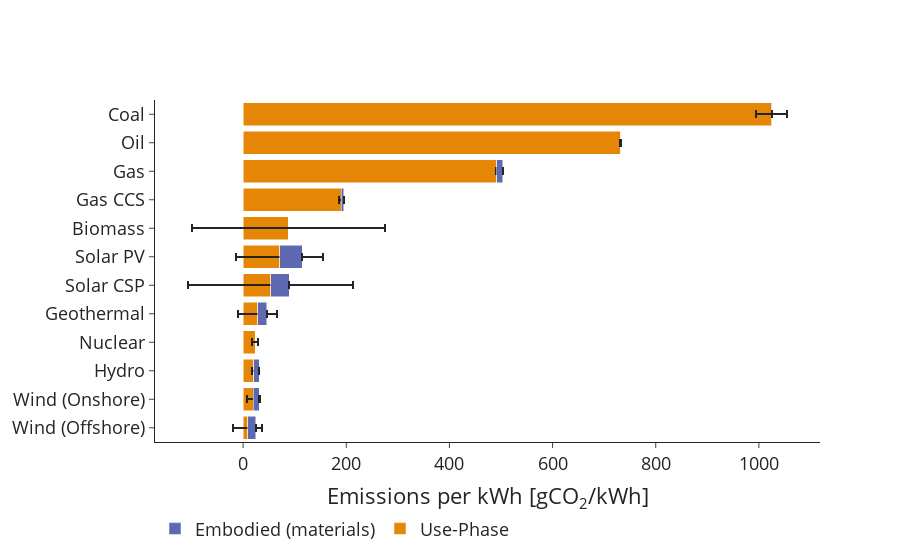

Notebook code cell kept with this figure:
### Markdown cell above
## Embodied vs use-phase

### Code cell
# Embodied vs use phase

EU = pd.read_excel(mypath+'Excel_model_material_implications_energy_systems.xlsx', sheet_name = 'Graph', 
                skiprows = 44, usecols = "B,T:V", nrows = 15)
EU.rename(columns = {'Unnamed: 1':'tech'}, inplace = True)
EU = EU[EU['tech']!= 'Wind']

EE_u = pd.read_excel(mypath+'Excel_model_material_implications_energy_systems.xlsx', 
                   sheet_name = 'Graph', 
                skiprows = 63, usecols = "B:C", nrows = 15)
EE_u.rename(columns = {'Unnamed: 1':'tech'}, inplace = True)

# EE is the same as e_E_tot

colors = px.colors.qualitative.Vivid

df = [EU,E_tech]
dnames = ['EU','E_tech']

datae_u = EU[['tech','STANDARD ERROR']].rename(columns = {'STANDARD ERROR':'error'})
datae_u = datae_u[~datae_u['tech'].isin(['Hydrogen','BECCS','Coal CCS'])]
datae_e = datae.append(e_E_tot.reset_index().rename(columns = {0:'error'}))
datae_e = datae_e[~datae_e['tech'].isin(['Hydrogen','BECCS','Coal CCS'])]

# sorting data based on use phase

fig = go.Figure()
for d, dn, c in zip(df, dnames, colors[0:2]): 
    if dn == 'EU': 
        d = EU.sort_values(by = 'AVERAGE', ascending = True)
        d = d[~d['tech'].isin(['Hydrogen','BECCS','Coal CCS'])]
        fig.add_trace(go.Bar(x = d.AVERAGE, 
                             y = d.tech,
                             name = 'Use-Phase',
                             marker_color = c, 
                             orientation = 'h',
                             error_x=dict(type='data', 
                                      array=datae_u[['error']])
                                 ))
    if dn == 'E_tech': 
        d = E_tech.reset_index().rename(columns = {0:'energy'})
        d = d[~d['tech'].isin(['Hydrogen','BECCS','Coal CCS'])]
        fig.add_trace(go.Bar(x = d.energy, 
                             y = d.tech,
                             name = 'Embodied (materials)' ,
                             marker_color = c, 
                             orientation = 'h',
                             error_x=dict(type='data', 
                                      array=datae_e['error'])
                                 ))
fig.update_layout(xaxis_title =  'Emissions per kWh [gCO<sub>2</sub>/kWh]', 
                  template = 'simple_white+presentation', barmode='stack',
                  legend=dict(orientation="h", y=-0.2))

pio.write_image(fig, r'figures/embodied_direct_CO2.pdf', width = 900, height = 700)
pio.write_image(fig, r'figures/embodied_direct_CO2.eps', width = 900, height = 700)
# plotly.offline.plot(fig, filename = r'figures/embodied_direct_CO2.html', auto_open=False)
fig.show()

### Figure 1 — Plotly figure (JSON) as saved in the notebook; plotly's stock layout.template omitted (floating-point values rounded to 4 significant figures)
{"data": [{"error_x": {"array": [[28.69], [12.48], [4.36], [6.409], [38], [160], [85], [187], [3.208], [1.657], [0.7024], [30]], "type": "data"}, "marker": {"color": "rgb(229, 134, 6)"}, "name": "Use-Phase", "orientation": "h", "type": "bar", "x": [8.575, 19.52, 20.68, 23.4, 28.7, 53.68, 70.85, 88, 190, 492, 732, 1024], "y": ["Wind (Offshore)", "Wind (Onshore)", "Hydro", "Nuclear", "Geothermal", "Solar CSP", "Solar PV", "Biomass", "Gas CCS", "Gas", "Oil", "Coal"]}, {"error_x": {"array": [null, null, null, null, null, null, null, null, null, null, null, null, null, null, 5.074, 14.31, 24.02, 1.388, 2.436, 1.084, 0.03123, 1.299, 0.3308, 5.159], "type": "data"}, "marker": {"color": "rgb(93, 105, 177)"}, "name": "Embodied (materials)", "orientation": "h", "type": "bar", "x": [11.69, 36.15, 43.45, 10.58, 17.49, 5.027, 0.1825, 10.92, 1.353, 15.55], "y": ["Wind (Onshore)", "Solar CSP", "Solar PV", "Hydro", "Geothermal", "Gas CCS", "Oil", "Gas", "Coal", "Wind (Offshore)"]}], "layout": {"barmode": "stack", "legend": {"orientation": "h", "y": -0.2}, "xaxis": {"title": {"text": "Emissions per kWh [gCO<sub>2</sub>/kWh]"}}}}
